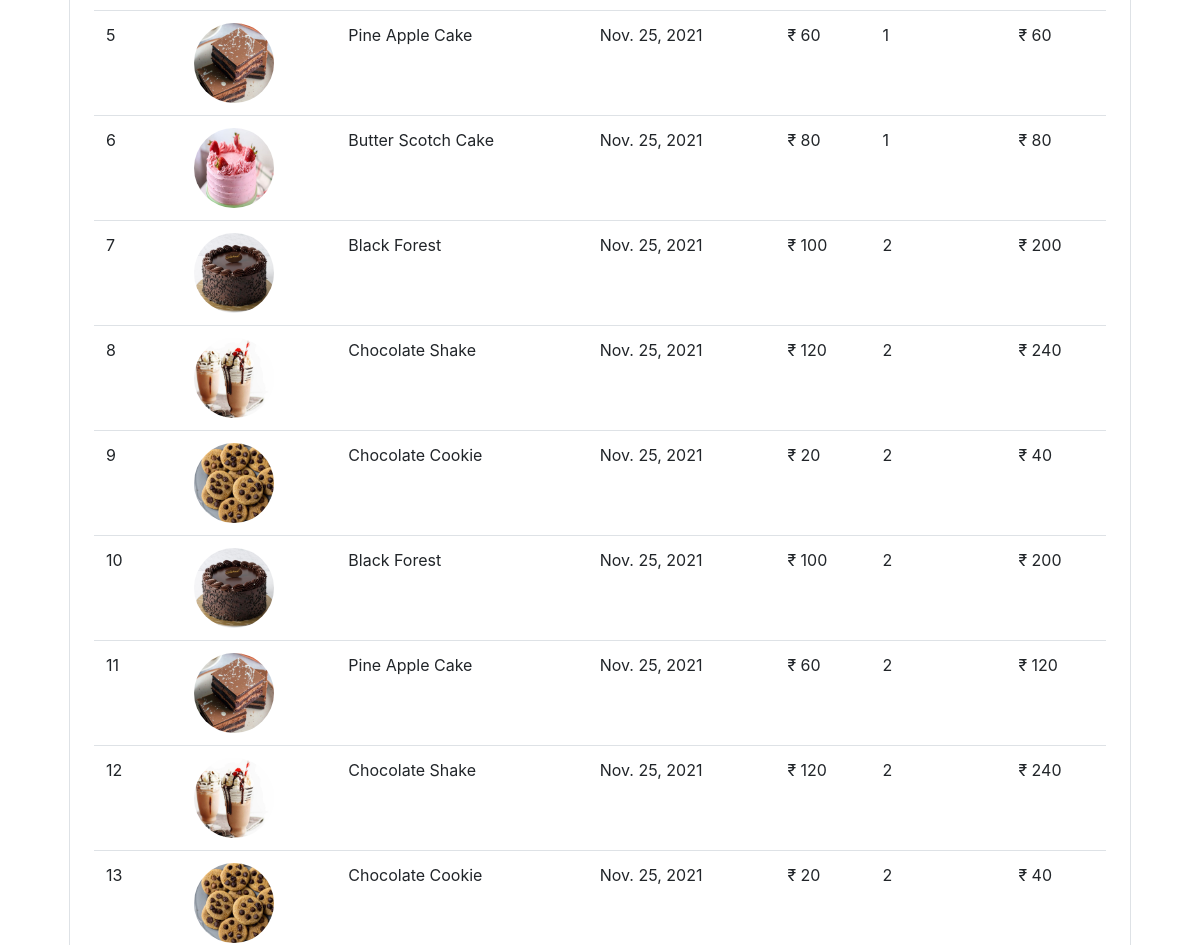
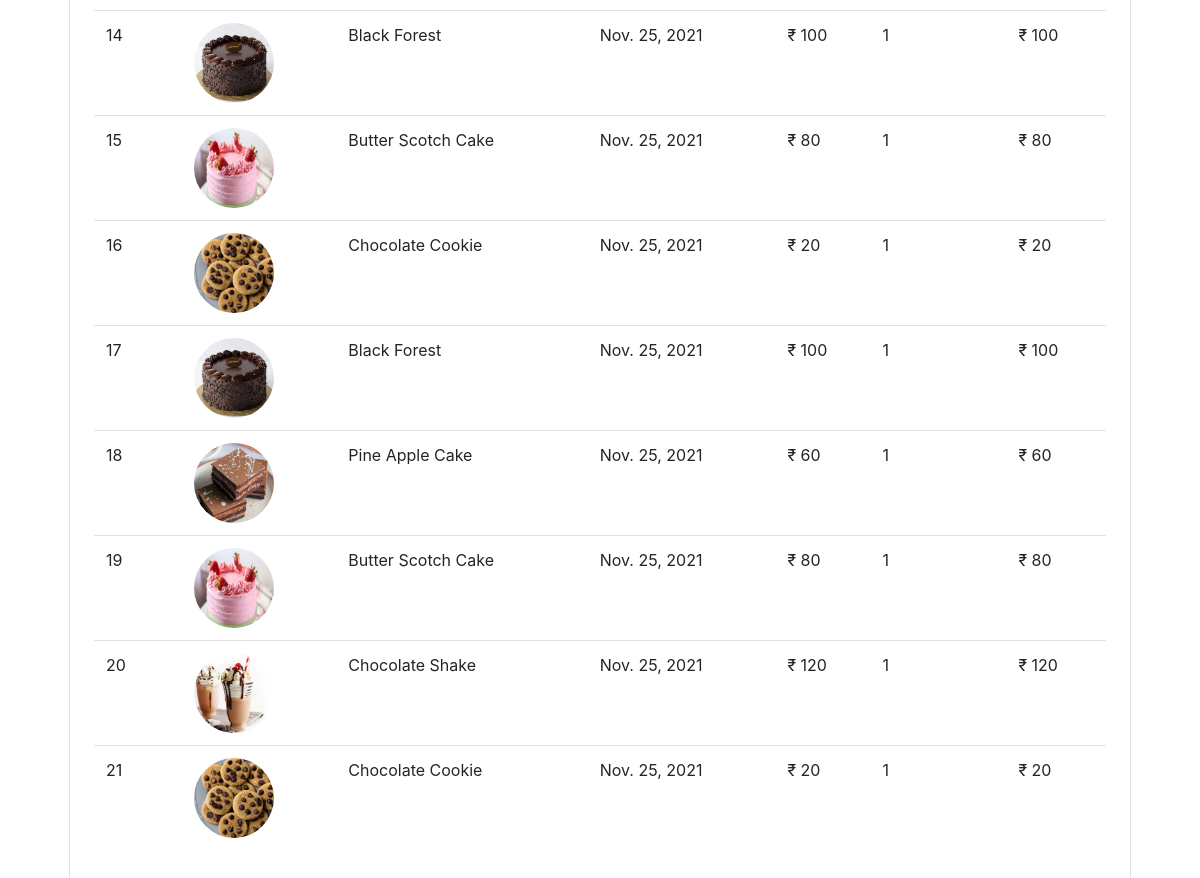
The app's page /orderhistory/ (signed in, lower part), older data (2 pictures, top to bottom).
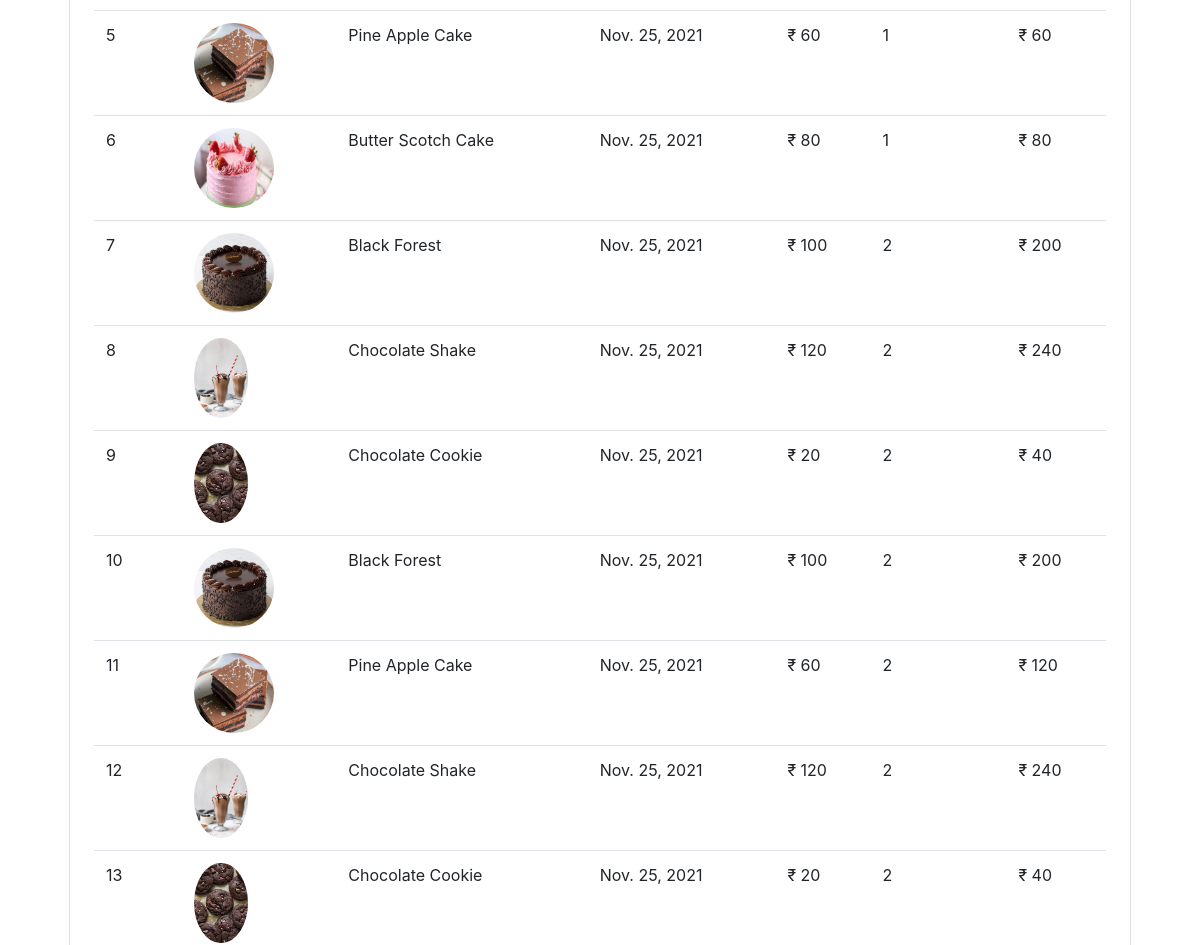
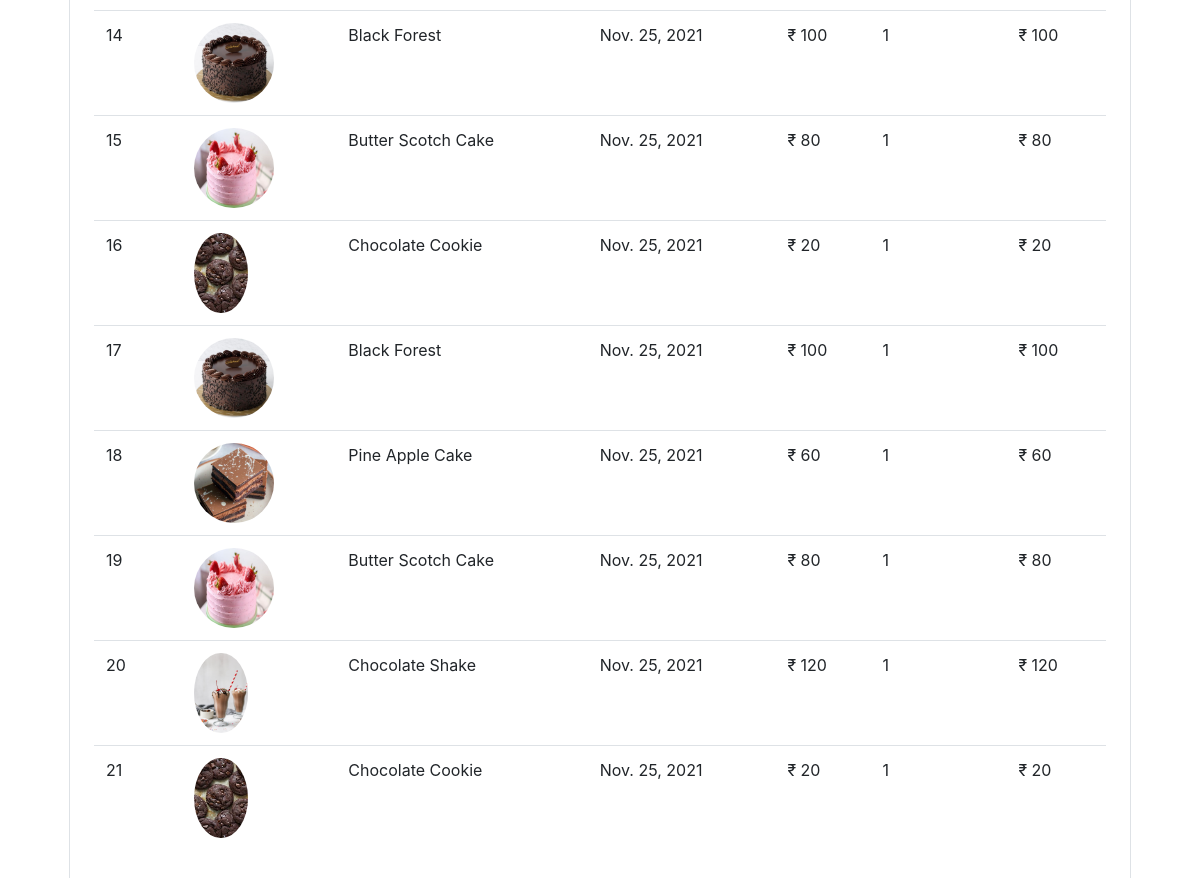
The same page, newer data (2 pictures, top to bottom).
### Bakery/models.py (models this page shows, shortened)
class Order(models.Model):
    product = models.ForeignKey(Product,on_delete=models.CASCADE,null=True)
    customer = models.ForeignKey(Customer,on_delete=models.CASCADE,null=True)
    quantity = models.IntegerField(default=1)
    price = models.IntegerField()
    email = models.EmailField()
    address = models.CharField(max_length=50,default='',blank=True)
    phone = models.CharField(max_length=15,default='',blank=True)
    date = models.DateField(default=datetime.datetime.today)
    @staticmethod
    def get_orders_by_customer(customer_email):
        return Order.objects.filter(email=customer_email)

class Product(models.Model):
    name = models.CharField(max_length=100, null=True)
    quantity = models.PositiveIntegerField(null=True)
    price = models.PositiveIntegerField(null=True)
    category = models.ForeignKey(Category, on_delete=models.CASCADE,default=1)
    image = models.ImageField(upload_to='uploads/products/', default='default_image.jpeg')

### Bakery/Views/views.py (the view)
# urls.py: path('orderhistory/', views.order_history.as_view(), name='Bakery-order'),
class order_history(View):
	def get(self, request):
		customer=request.session.get('customer_email')
		print(customer)
		orders=Order.get_orders_by_customer(customer)
		print('orders', orders)
		return render(request,'Bakery/order_history.html',{'orders': orders})

### Bakery/templatetags/custom_filter.py (called while the page is built)
@register.filter(name='currency')
def currency(nunmber):
    return "₹ "+str(nunmber)

@register.filter(name='multiply')
def multiply(number,number1):
    return number*number1

### templates/Bakery/order_history.html (shortened to what this page needs)
{%extends 'Partials/base.html'%}
{%block content%}
{%load cart%}
{%load custom_filter%}
<div class="container">
   <div class="border rounded p-4 m-4">
        <table class="table">
            <tbody>
                {% for order in orders %}
                <tr>
                    <td>{{forloop.counter}}</td>
                    <td><img style="height: 80px;" class="rounded-circle" src="{{order.product.image.url}}" alt=""></td>
                    <td>{{order.product.name}}</td>
                    <td>{{order.date}}</td>
                    <td>{{order.price|currency}}</td>
                    <td>{{order.quantity}}</td>
                    <td>{{order.quantity|multiply:order.price|currency}}</td>
                </tr>
                {% endfor %}
            </tbody>
        </table>
   </div>
</div>
{%endblock%}

Row changes from the older to the newer data that the page shows:
changed through a linked row, Order (number 4 of 17 on the later page): product.image: a different picture
changed through a linked row, Order (number 5 of 17 on the later page): product.image: a different picture
changed through a linked row, Order (number 8 of 17 on the later page): product.image: a different picture
changed through a linked row, Order (number 9 of 17 on the later page): product.image: a different picture
changed through a linked row, Order (number 12 of 17 on the later page): product.image: a different picture
changed through a linked row, Order (number 16 of 17 on the later page): product.image: a different picture
changed through a linked row, Order (number 17 of 17 on the later page): product.image: a different picture
